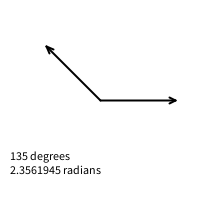
Frame 1 (no input)
Frame 60 (the mouse pressed at the canvas centre just before this capture): identical to frame 1, image omitted
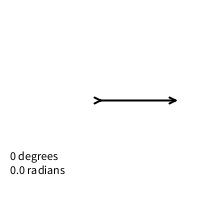
Frame 120 (the mouse held since frame 60 and released just before this capture)

The Processing sketch that drew these frames (run headless with seeded random() and noise(); from frame 60 on, the mouse is pressed at the canvas centre):

// Processing sketch: Ex_6_09_AngleBetween
// ── Ex_6_09_AngleBetween.pde
// Angle Between Two Vectors
// Daniel Shiffman <http://www.shiffman.net>
// The Nature of Code

// Using the dot product to compute the angle between two vectors

void setup() {
  size(200, 200);
  smooth();
}

void draw() {
  background(255);

  // A "vector" (really a point) to store the mouse location and screen center location
  PVector mouseLoc = new PVector(mouseX, mouseY);
  PVector centerLoc = new PVector(width/2, height/2);  

  // Aha, a vector to store the displacement between the mouse and center
  PVector v = PVector.sub(mouseLoc, centerLoc);
  v.normalize();
  v.mult(75);

  PVector xaxis = new PVector(75, 0);
  // Render the vector
  drawVector(v, centerLoc, 1.0);
  drawVector(xaxis, centerLoc, 1.0);


  float theta = PVector.angleBetween(v, xaxis);

  fill(0);
  text(int(degrees(theta)) + " degrees\n" + theta + " radians", 10, 160);
}

// Renders a vector object 'v' as an arrow and a location 'loc'
void drawVector(PVector v, PVector loc, float scayl) {
  pushMatrix();
  float arrowsize = 6;
  // Translate to location to render vector
  translate(loc.x, loc.y);
  stroke(0);
  strokeWeight(2);
  // Call vector heading function to get direction (pointing up is a heading of 0)
  rotate(v.heading2D());
  // Calculate length of vector & scale it to be bigger or smaller if necessary
  float len = v.mag()*scayl;
  // Draw three lines to make an arrow 
  line(0, 0, len, 0);
  line(len, 0, len-arrowsize, +arrowsize/2);
  line(len, 0, len-arrowsize, -arrowsize/2);
  popMatrix();
}
